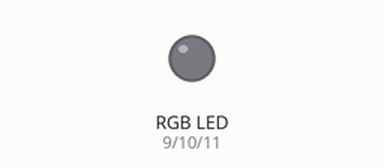
This sketch was run on a simulated Arduino Uno, built with avr-gcc and run on an emulated ATmega328P. Shown: an RGB LED mixed from three pins (HIGH = lit). Dim RGB values are drawn brighter than linear.

Above: at 0.05 s.
At 1.4 s:
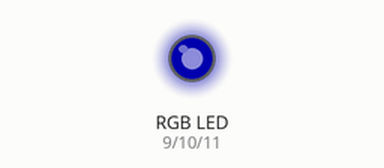
At 2.75 s:
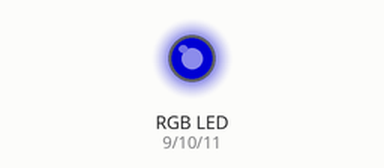
At 5.5 s:
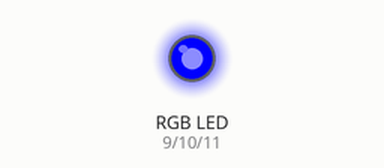
Timing chart, 0 to 7.2 s (numbered marks = the images above):
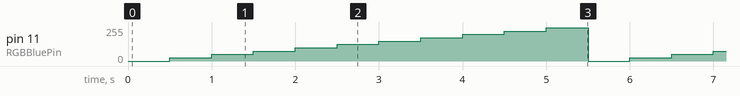

The sketch:

sketch_lab004.1.ino
```cpp
// pins for RGB LEDs
int RGBRedPin = 9;
int RGBGreenPin = 10;
int RGBBluePin = 11;

// set wait time between colours
int waitTime = 500;

void setup() {
  // setup RGB LEDs as the output pins
  pinMode(RGBRedPin, OUTPUT);
  pinMode(RGBGreenPin, OUTPUT);
  pinMode(RGBBluePin, OUTPUT);
}

void loop() {
  // raising the brightness of the Blue light
  analogWrite(RGBBluePin, 0);
  delay(waitTime);
  analogWrite(RGBBluePin, 25);
  delay(waitTime);
  analogWrite(RGBBluePin, 50);
  delay(waitTime);
  analogWrite(RGBBluePin, 75);
  delay(waitTime);
  analogWrite(RGBBluePin, 100);
  delay(waitTime);
  analogWrite(RGBBluePin, 125);
  delay(waitTime);
  analogWrite(RGBBluePin, 150);
  delay(waitTime);
  analogWrite(RGBBluePin, 175);
  delay(waitTime);
  analogWrite(RGBBluePin, 200);
  delay(waitTime);
  analogWrite(RGBBluePin, 225);
  delay(waitTime);
  analogWrite(RGBBluePin, 250);
  delay(waitTime);
}
```

Measured:
- by itself, pin 11 (RGBBluePin): repeats every 5.5 s: 50/255 0.50 s, 75/255 0.50 s, 100/255 0.50 s, 125/255 0.50 s, 150/255 0.50 s, 175/255 0.50 s, 200/255 0.50 s, 225/255 0.50 s, 250/255 0.50 s, 0/255 0.50 s, 25/255 0.50 s
